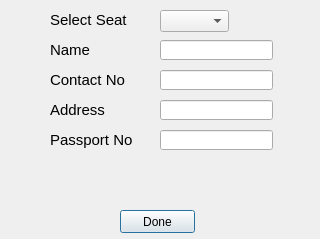
<?xml version="1.0" encoding="UTF-8"?>
<ui version="4.0">
 <class>bookticket</class>
 <widget class="QDialog" name="bookticket">
  <property name="windowModality">
   <enum>Qt::ApplicationModal</enum>
  </property>
  <property name="geometry">
   <rect>
    <x>0</x>
    <y>0</y>
    <width>320</width>
    <height>239</height>
   </rect>
  </property>
  <property name="windowTitle">
   <string>Book Ticket</string>
  </property>
  <widget class="QLabel" name="label">
   <property name="geometry">
    <rect>
     <x>50</x>
     <y>10</y>
     <width>100</width>
     <height>20</height>
    </rect>
   </property>
   <property name="font">
    <font>
     <pointsize>11</pointsize>
    </font>
   </property>
   <property name="text">
    <string>Select Seat</string>
   </property>
  </widget>
  <widget class="QLineEdit" name="txtAddress">
   <property name="geometry">
    <rect>
     <x>160</x>
     <y>100</y>
     <width>113</width>
     <height>20</height>
    </rect>
   </property>
  </widget>
  <widget class="QComboBox" name="cmbSeats">
   <property name="geometry">
    <rect>
     <x>160</x>
     <y>10</y>
     <width>69</width>
     <height>22</height>
    </rect>
   </property>
  </widget>
  <widget class="QLabel" name="lblAddress">
   <property name="geometry">
    <rect>
     <x>50</x>
     <y>100</y>
     <width>91</width>
     <height>20</height>
    </rect>
   </property>
   <property name="font">
    <font>
     <pointsize>11</pointsize>
    </font>
   </property>
   <property name="text">
    <string>Address</string>
   </property>
  </widget>
  <widget class="QLabel" name="lblContactNo">
   <property name="geometry">
    <rect>
     <x>50</x>
     <y>70</y>
     <width>91</width>
     <height>20</height>
    </rect>
   </property>
   <property name="font">
    <font>
     <pointsize>11</pointsize>
    </font>
   </property>
   <property name="text">
    <string>Contact No</string>
   </property>
  </widget>
  <widget class="QLineEdit" name="txtContactNo">
   <property name="geometry">
    <rect>
     <x>160</x>
     <y>70</y>
     <width>113</width>
     <height>20</height>
    </rect>
   </property>
  </widget>
  <widget class="QLineEdit" name="txtName">
   <property name="geometry">
    <rect>
     <x>160</x>
     <y>40</y>
     <width>113</width>
     <height>20</height>
    </rect>
   </property>
  </widget>
  <widget class="QLabel" name="lblName">
   <property name="geometry">
    <rect>
     <x>50</x>
     <y>40</y>
     <width>91</width>
     <height>20</height>
    </rect>
   </property>
   <property name="font">
    <font>
     <pointsize>11</pointsize>
    </font>
   </property>
   <property name="text">
    <string>Name</string>
   </property>
  </widget>
  <widget class="QPushButton" name="btnDone">
   <property name="geometry">
    <rect>
     <x>120</x>
     <y>210</y>
     <width>75</width>
     <height>23</height>
    </rect>
   </property>
   <property name="text">
    <string>Done</string>
   </property>
  </widget>
  <widget class="QLabel" name="lblpassport">
   <property name="geometry">
    <rect>
     <x>50</x>
     <y>130</y>
     <width>91</width>
     <height>20</height>
    </rect>
   </property>
   <property name="font">
    <font>
     <pointsize>11</pointsize>
    </font>
   </property>
   <property name="text">
    <string>Passport No</string>
   </property>
  </widget>
  <widget class="QLineEdit" name="txtPassportNo">
   <property name="geometry">
    <rect>
     <x>160</x>
     <y>130</y>
     <width>113</width>
     <height>20</height>
    </rect>
   </property>
  </widget>
 </widget>
 <resources/>
 <connections/>
</ui>
